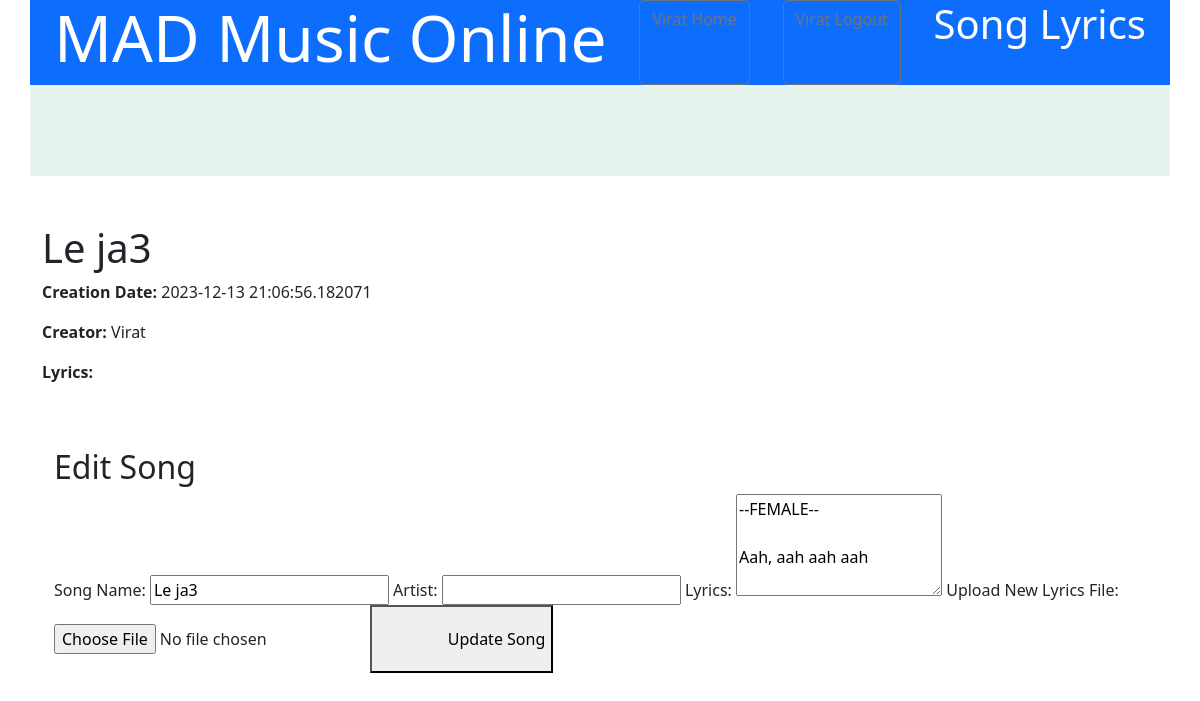
The page /edit_song/3 (signed in) on the database its author committed.
### application/models.py (models this page shows, shortened)
class Song(db.Model):
    __tablename__ = 'song'
    __table_args__ = {'extend_existing': True}
    id = db.Column(db.Integer, autoincrement = True, primary_key = True )
    name = db.Column(db.String(100), nullable = False, unique = True )
    lyrics = db.Column(db.String(10000), nullable= False)
    audio = db.Column(db.String(10000), nullable= False)
    creater_id = db.Column(db.Integer, db.ForeignKey('user.id'), nullable= False)
    created_on =db.Column(db.DateTime(timezone=True), default =datetime.utcnow())
    duration= db.Column(db.Integer, default = 0)
    likes = db.Column(db.Integer, default=0)
    ratings = db.relationship('SongRating', backref='song', lazy=True)
    avg_rating = db.Column(db.Integer, default= 0)
    album_id = db.Column(db.Integer, db.ForeignKey('album.id'), nullable= True)
    is_abusive = db.Column(db.Boolean, default = 0)
    playlists = db.relationship(
        'Playlist',
        secondary=songs,
        primaryjoin='Song.id == songs.c.song_id',
        secondaryjoin='Playlist.id == songs.c.playlist_id',
        backref=db.backref('associated_songs', lazy=True),
        cascade='all',
        single_parent=True,
    )

class User(db.Model):
    __tablename__ = 'user'
    __table_args__ = {'extend_existing': True}
    id = db.Column(db.Integer, autoincrement = True, primary_key = True )
    firstname = db.Column(db.String(20), nullable = False, )
    lastname = db.Column(db.String(20), nullable = False, )
    continent= db.Column(db.String(20), nullable = False, )
    email = db.Column(db.String(50), nullable = False, unique = True )
    password = db.Column(db.String(12), nullable = False,)
    is_creator = db.Column(db.Boolean, default = 0)
    is_blacklisted = db.Column(db.Boolean, default = 0)
    playlists = db.relationship('Playlist',
                                secondary = users,  backref = db.backref('associated_users', lazy = True))
    albums = db.relationship('Album',
                              backref = db.backref('associated_albums', lazy = True))
    songs = db.relationship('Song',
                            backref=db.backref('creator', lazy=True), cascade='all, delete-orphan')

### application/controllers.py (the view, shortened to what this page needs)
@app.route('/edit_song/<int:song_id>', methods=['GET', 'POST'])
def edit_song(song_id):
    song = db.session.query(Song).get(song_id)
    email = session['user_email']
    user = db.session.query(User).filter_by(email=email).first()
    album=db.session.query(Album).filter_by(id=song.album_id).first()
    if request.method == 'GET':
        lyrics_path = song.lyrics
        with open(lyrics_path, 'r') as file:
            lyrics_content = file.read()
        return render_template('edit_song.html', song=song, song_lyrics_content=lyrics_content, user=user,)

### templates/edit_song.html (shortened to what this page needs)
<!DOCTYPE html>
<html lang="en">
<head>
    <link href="https://cdn.jsdelivr.net/npm/bootstrap@5.3.2/dist/css/bootstrap.min.css" rel="stylesheet"
>
    <link rel="stylesheet" href="{{url_for('static', filename = 'style.css')}}"/>
</head>
<nav class="container text-center bg-primary text-white">
    <div class="container d-flex flex-column flex-md-row justify-content-between">
        <h1 class="display-3">MAD Music Online</h1>
        <a class="btn btn-outline-secondary" href="/user_home">  {{ user.firstname }} Home </a>
        <a class="btn btn-outline-secondary" href="/user_login">  {{ user.firstname }} Logout </a>
        <h5 class="display-6">Song Lyrics</h5>
    </div>
</nav>
    <body>
        <div class="container text-center bg-success p-2 text-dark bg-opacity-10">
            <div class="col-8 gx=5">
                <h1 class="display-4"> &nbsp;&nbsp;&nbsp; &nbsp;&nbsp;
                </h1>
            </div>
        </div>
    <div class="container mt-5">
        <h1>{{ song.name }}</h1>
        <p><strong>Creation Date:</strong> {{ song.created_on }}</p>
        <p><strong>Creator:</strong> {{user.firstname }}</p>
        <p><strong>Lyrics:</strong></p>
    <div class="container mt-5">
        <h2>Edit Song</h2>
        <form method="POST" action="/edit_song/{{ song.id }}" enctype="multipart/form-data" class="edit-song-form">
            <label for="song_name">Song Name:</label>
            <input type="text" id="song_name" name="song_name" value="{{ song.name }}" required>
            <label for="artist">Artist:</label>
            <input type="text" id="artist" name="artist" value="{{ song.artist }}" required>
            <label for="song_lyrics">Lyrics:</label>
            <textarea id="song_lyrics" name="song_lyrics" rows="4" required>{{ song_lyrics_content }}</textarea>
            <label for="new_lyrics_file">Upload New Lyrics File:</label>
            <input type="file" id="new_lyrics_file" name="new_lyrics_file">
            <button type="submit">Update Song</button>
        </form>
    </div>
</body>
</html>

### static/style.css (style rules this page uses)
button { position: flex; display : inline-block; right: 400px ; padding-top: 20px; padding-bottom: 20px; text-emphasis: 20px; touch-action: pinch-zoom; padding-inline-start: 2cm; }

### rows shown on the page
Song: name "Le ja3", created_on "2023-12-13 21:06:56.182071", song_name "Le ja3"
User: firstname "Virat"
